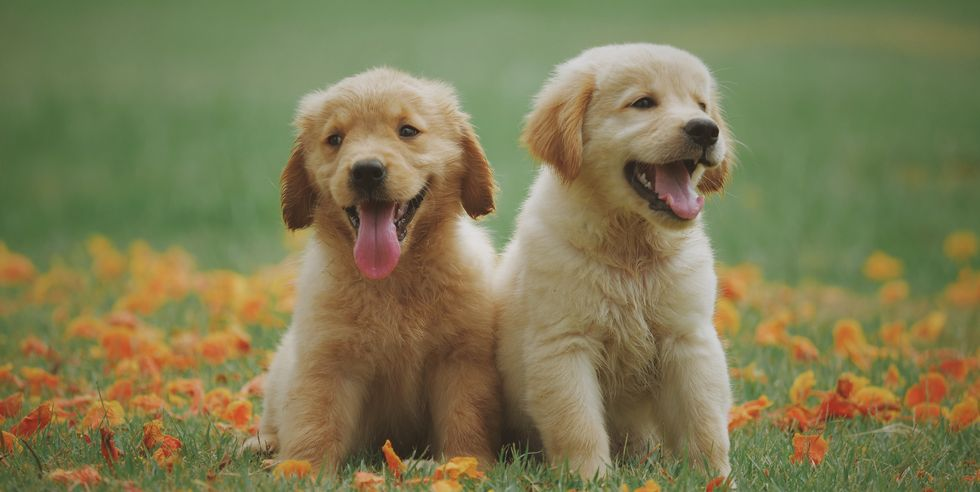
#> input picture OpenCV/Images/animal.jpg, 980 x 492 px
$ jupyter execute OpenCV.ipynb   (shell and % lines are left out)
#> lines starting #> are read from the running program, lines starting #| are printed output that depends on the picture
# Importing Libraries:

[cell 1]
import cv2

[cell 2]
# Every image has three channels - R, G, B , a 3d matrix for every pixel.
# The values of these RGB lie between 0 - 255 as represented by 8-bit values of light intensity at every pizel, there for
# 0 - 255 values

img = cv2.imread('./Images/animal.jpg') # imread is used to read an image
#> img is the input picture: shape (492, 980, 3); mean B, G, R 82.8, 122.8, 126.3
print(img)
#> (printed output is left out)

[cell 3]
# Shape of image

img.shape # 492 rows, 980 columns and 3 channel
#> Out = (492, 980, 3)

[cell 4]
# To see the image

import matplotlib.pyplot as plt

plt.style.use('seaborn') # plt.style.available can be used to see the available styles and plt.style.use to use them
plt.imshow(img) # imshow is used to print the image that have been stored
plt.show()

<b> Issue - </b> Whenever open openCV reads the image, it reads image as BGR format and but we enter the image in RGB format. So red gets converted into Blue, Green stays the same and Blue gets converted into Red. This changes our real image.

To overcome this, openCV provides us an option to change our color using <code> cvtColor </code> along with <code> COLOR_BGR2RGB </code>

[cell 5]
rgb_img = cv2.cvtColor(img, cv2.COLOR_BGR2RGB)
plt.imshow(rgb_img)
plt.show()

[cell 6]
# We can also convert to black & white
bg_img = cv2.cvtColor(img, cv2.COLOR_BGR2GRAY)
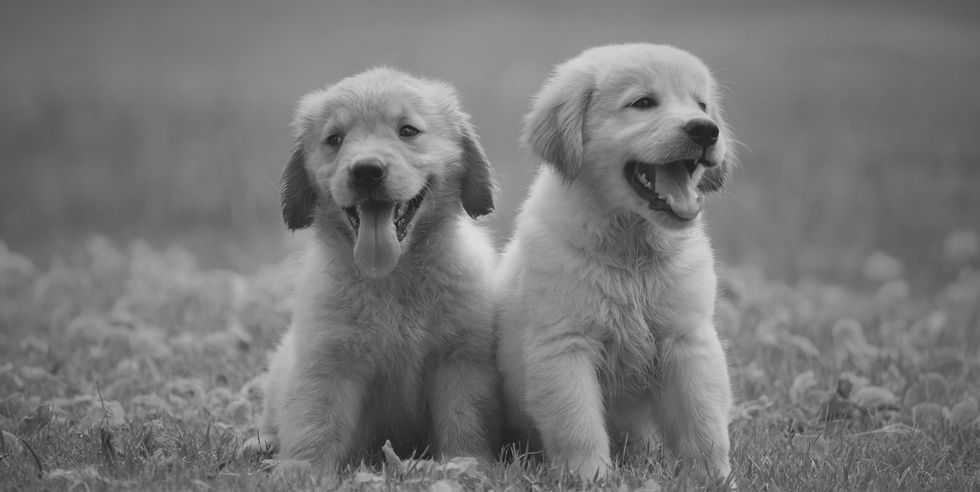
#> bg_img: shape (492, 980); min 21, max 222, mean 119.3
plt.imshow(bg_img)
plt.show()

[cell 7]
# If you want to hide the axis number
plt.imshow(rgb_img)
plt.axis('off')
plt.show()

[cell 8]
# Cropping the image

crop_img = rgb_img[30:, 250:750 , :] #[rows, columns, channels]
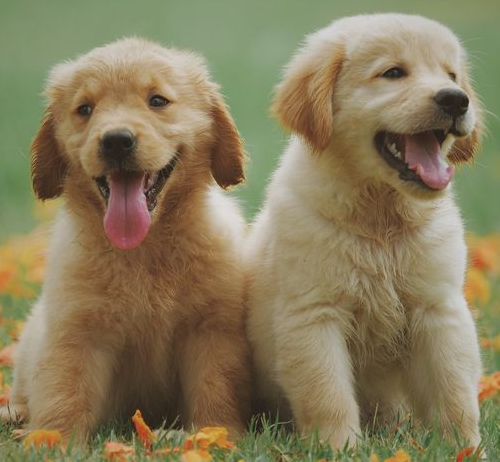
#> crop_img: shape (462, 500, 3); mean R, G, B 135.7, 123.9, 91.4
plt.imshow(crop_img)
plt.axis('off')
plt.show()

[cell 9]
# We can also see dimensions of cropped image

crop_img.shape
#> Out = (462, 500, 3)

Total list that our image store is 462*500*3 i.e. 6,93,000 and every list has 3 RGB values that makes it upto 20,79,000. This is after cropping the value. Original one would have more pixel values. So it is always good thing resize our image.

We can resize in openCV using <code> resize </code>

Therefore we can resize the image to train model to reduce the time and space.

[cell 10]
resize_img = cv2.resize(crop_img, [92, 100])
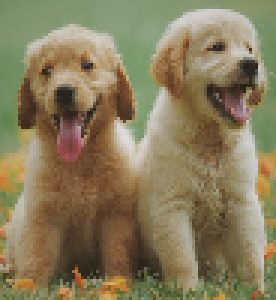
#> resize_img: shape (100, 92, 3) (shown 3 times larger); mean R, G, B 135.6, 123.8, 91.3
plt.axis('off')
plt.imshow(resize_img)
plt.title('Resized Image')
plt.show()

[cell 11]
# Size of resized image

resize_img.shape
#> Out = (100, 92, 3)
